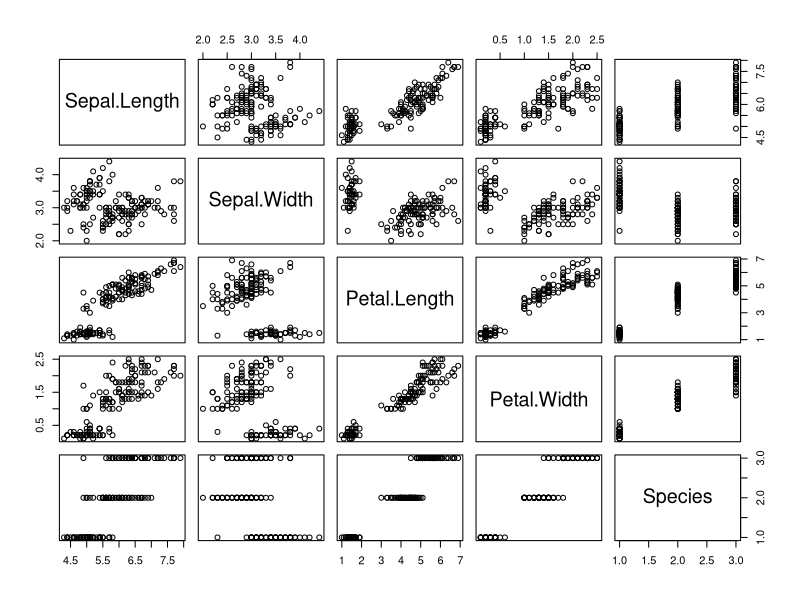
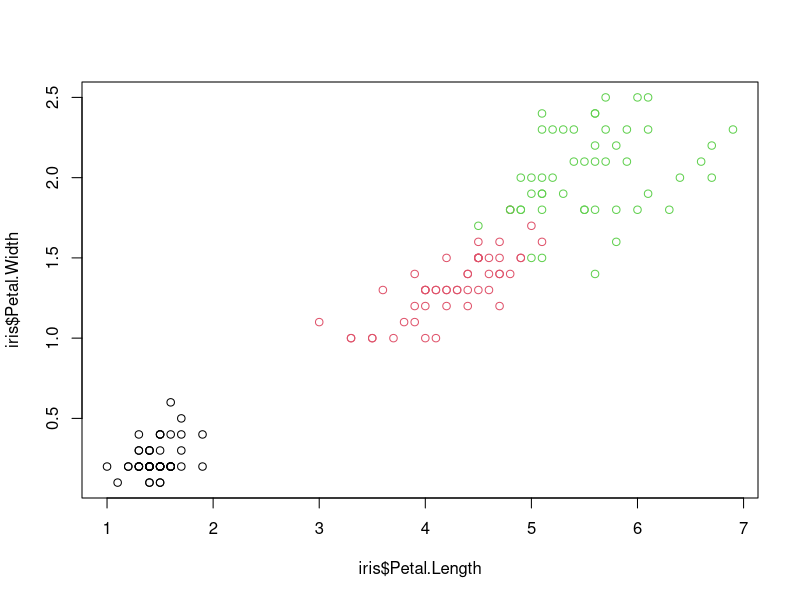
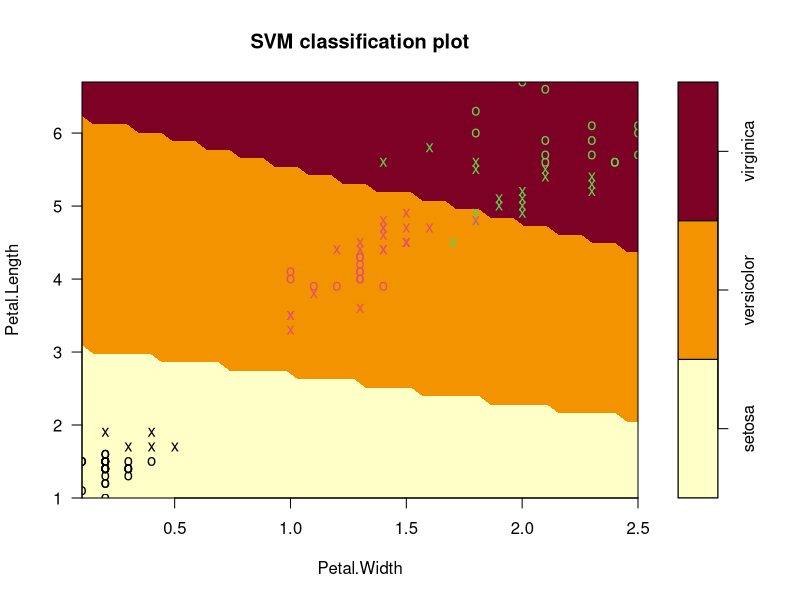
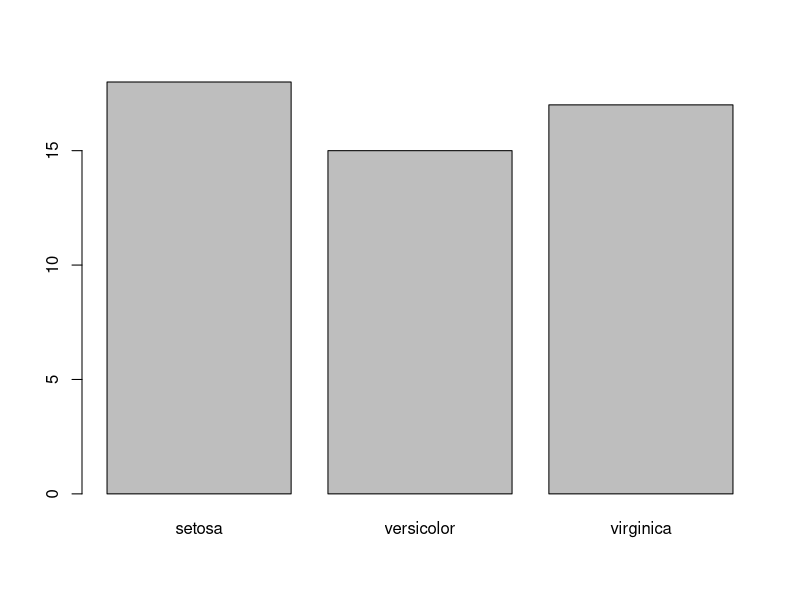
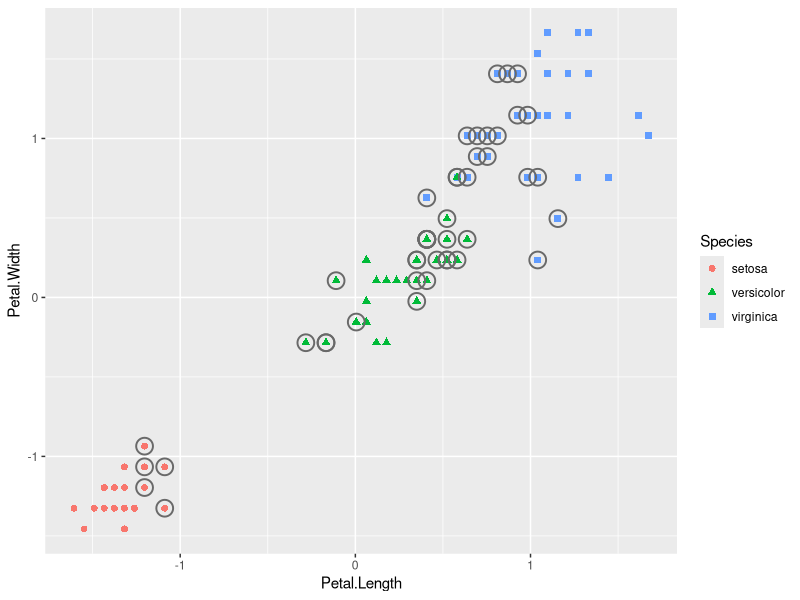

Source code (R) for these figures, in order:
install.packages("AER")
library(AER)

install.packages("e1071")
library(e1071)

data("Affairs")
str(Affairs)

aff <- Affairs
aff$affairs <- ifelse(aff$affairs==0, 0, 1)
unique(aff$affairs)
aff$affairs <- factor(aff$affairs, levels= c(0,1), labels=c("No", "Yes"))
str(aff)

table(aff$affairs)
prop.table(table(aff$affairs))

set.seed(123)
train <- sample(nrow(aff), 0.7*nrow(aff))
aff.train <- aff[train,]
aff.test <- aff[-train,]
table(aff.train$affairs)
table(aff.test$affairs)

# Preliminary fitting
set.seed(123)
aff.svm <- svm(affairs ~., data=aff.test)
summary(aff.svm)  
aff.svm.predict <- predict(aff.svm, newdata = aff.test)
head(aff.svm.predict)
table(aff.test$affairs, aff.svm.predict,
      dnn = c("Actual", "Predicted"))
# dnn=c("a", "b")
mean(aff.test$affairs == aff.svm.predict)

# probability=TRUE
aff.svm2 <- svm(affairs ~., data=aff.test, probability=TRUE)
aff.svm2.predict <- predict(aff.svm2, newdata = aff.test, probability=TRUE)
str(aff.svm2.predict)
attr(aff.svm2.predict, "probabilities")[1:6,]
# attr: attribute, "attr" can call specific information of a certain variable.

# Tuning: GridSearch CV
aff.svm.tuned <- tune.svm(affairs~., data = aff.train, 
                          gamma= 10^(-3:3), cost= 2^(-5:5))
summary(aff.svm.tuned)
aff.svm.tuned$best.model$gamma
aff.svm.tuned$best.model$cost

# - best parameters:
#   gamma    cost
# 0.001   0.03125

# Re-fitting with the best parameters
aff.svm.best <- svm(affairs~., data = aff.train,
                    gamma=0.001, cost=0.03125)
aff.svm.best.predict <- predict(aff.svm.best, newdata = aff.test)
table(aff.test$affairs, aff.svm.best.predict,
      dnn= c("Actual", "Predicted"))
mean(aff.test$affairs==aff.svm.best.predict)

################ Another example ################ 

iris
plot(iris)
plot(iris$Petal.Length, iris$Petal.Width, col=iris$Species)

s <- sample(150, 100)
col <- c('Petal.Length', 'Petal.Width', 'Species')
train <- iris[s,col]
test <- iris[-s,col]

svmfit <- svm(Species ~., data= train, kernel= "linear", cost= 0.1, scale=F)
summary(svmfit)
plot(svmfit, train[,col])

tuned <- tune.svm(Species~., data=train, kernel="linear", cost=(c(0.001, 0.01, 0.1, 1, 10, 100)))
summary(tuned)

p <- predict(svmfit, test, type='class')
plot(p)
table(test[,3], p, dnn=c("Actual", "Predicted"))
mean(p==test[,3])

#First, change df. into matrix, scale, and then change it back to df. 
train_matrix <- cbind(train$Petal.Length, train$Petal.Width)
scaled_data <- scale(train_matrix)
colnames(scaled_data) <- c("Petal.Length", "Petal.Width")
scaled_train_data <- data.frame(scaled_data)
scaled_train_data$Species <- train$Species
head(scaled_train_data)

library(ggplot2)
p <- ggplot(scaled_train_data, aes(x=Petal.Length, y=Petal.Width))
p+ geom_point(aes(color=Species, shape=Species), size=2) +
  geom_point(data= scaled_train_data[svmfit$index,],
             color="dimgray", shape=21, stroke=1.0, size=5)
